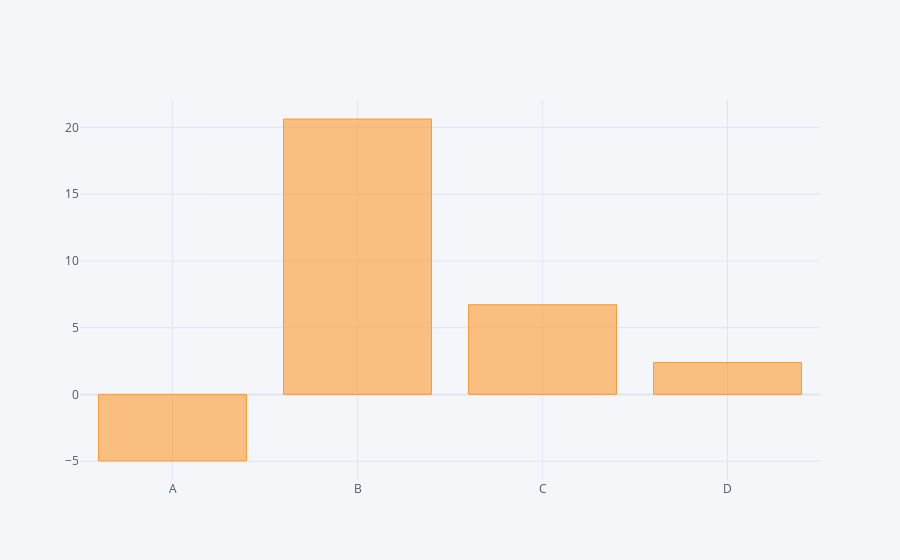

Here is the notebook cell this chart was saved with:
### Code cell
df.sum().iplot(kind='bar')

### Figure 1 — Plotly figure (JSON) as saved in the notebook; plotly's stock layout.template omitted (floating-point values rounded to 4 significant figures)
{"data": [{"marker": {"color": "rgba(255, 153, 51, 0.6)", "line": {"color": "rgba(255, 153, 51, 1.0)", "width": 1}}, "name": "None", "orientation": "v", "text": "", "type": "bar", "x": ["A", "B", "C", "D"], "y": [-4.988, 20.64, 6.72, 2.393]}], "layout": {"legend": {"bgcolor": "#F5F6F9", "font": {"color": "#4D5663"}}, "paper_bgcolor": "#F5F6F9", "plot_bgcolor": "#F5F6F9", "title": {"font": {"color": "#4D5663"}}, "xaxis": {"gridcolor": "#E1E5ED", "showgrid": true, "tickfont": {"color": "#4D5663"}, "title": {"font": {"color": "#4D5663"}, "text": ""}, "zerolinecolor": "#E1E5ED"}, "yaxis": {"gridcolor": "#E1E5ED", "showgrid": true, "tickfont": {"color": "#4D5663"}, "title": {"font": {"color": "#4D5663"}, "text": ""}, "zerolinecolor": "#E1E5ED"}}}
